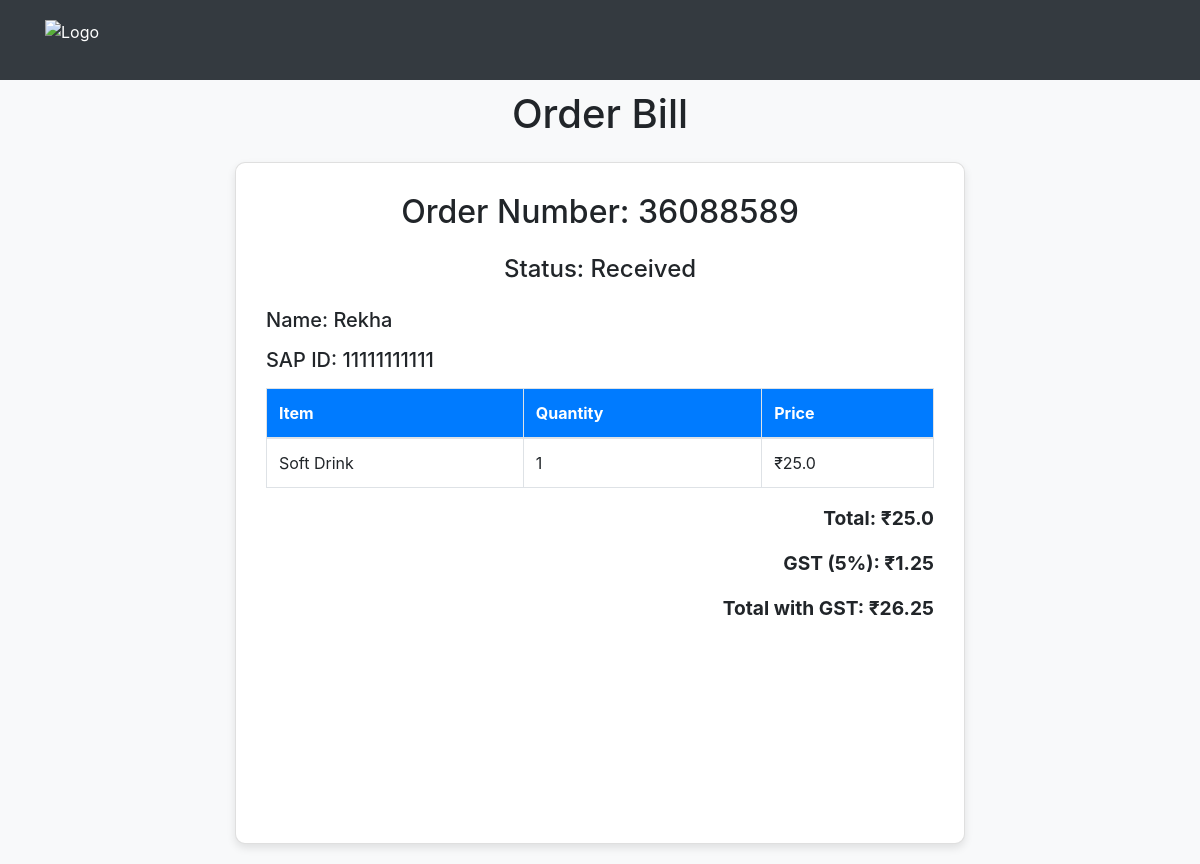
/bill/36088589, run on the app's committed database.
### tables this page shows
CREATE TABLE orders (
            order_number INTEGER PRIMARY KEY,
            name TEXT NOT NULL,
            items TEXT NOT NULL,
            total_cost REAL NOT NULL,
            gst_amount REAL NOT NULL,
            total_cost_with_gst REAL NOT NULL,
            timestamp TEXT NOT NULL,
            status INTEGER NOT NULL DEFAULT 0,
            sap_id TEXT NOT NULL,
            razorpay_order_id TEXT,
            payment_status TEXT DEFAULT 'Pending',
            delivery_floor TEXT
        );

CREATE TABLE items (
            item_name TEXT PRIMARY KEY,
            item_price REAL NOT NULL
        );

### app.py (the view)
@app.route('/bill/<int:order_number>')
def show_bill(order_number):
    order = get_order_details(order_number)
    if order:
        return render_template('bill.html', **order, getStatus=getStatus)
    else:
        return "Order not found", 404

### functions.py (called while the page is built)
def getStatus(code):
    code = int(code)
    status = ""
    if code == 0:
        status = "Ongoing"
    elif code == 1:
        status = "Received"
    elif code == 2:
        status = "Received"
    else:
        status = "NA"
    return status

### templates/bill.html (shortened to what this page needs)
<!DOCTYPE html>
<html lang="en">
<head>
    <link href="https://stackpath.bootstrapcdn.com/bootstrap/4.5.2/css/bootstrap.min.css" rel="stylesheet">
    <link rel="stylesheet" href="{{ url_for('static', filename='style.css') }}">
</head>
<body>
    <header class="header d-flex align-items-center">
        <div class="container d-flex">
            <img src="/static/logo.png" alt="Logo">
        </div>
    </header>
    <div class="container">
        <div class="row justify-content-center">
            <div class="col-md-8">
                <h1 class="text-center mb-4">Order Bill</h1>
                <div class="card">
                    <div class="card-body">
                        <h2 class="text-center mb-4">Order Number: {{ order_number }}</h2>
                        <h4 class="text-center mb-4">Status: {{ getStatus(status) }}</h4>
                        <table class="table table-bordered">
                            <thead>
                                <tr>
                                    <th scope="col">Item</th>
                                    <th scope="col">Quantity</th>
                                    <th scope="col">Price</th>
                                </tr>
                            </thead>
                            <div class="h5">
                                <p>Name: {{ name }}</p>
                                <p>SAP ID: {{ sap_id }}</p>
                            </div>
                            <tbody>
                                {% for item, quantity in items %}
                                <tr>
                                    <td>{{ item }}</td>
                                    <td>{{ quantity }}</td>
                                    <td>₹{{ (menu[item] * int(quantity))|round(2) }}</td>
                                </tr>
                                {% endfor %}
                            </tbody>
                        </table>
                        <div class="total text-right">
                            <p>Total: ₹{{ total_cost }}</p>
                            <p>GST (5%): ₹{{ gst_amount|round(2) }}</p>
                            <p>Total with GST: ₹{{ total_cost_with_gst|round(2) }}</p>
                        </div>
                    </div><div class="text-center mt-4"> <svg id="barcode"></svg> </div>
                </div>
            </div>
        </div>
    </div>
</body>
</html>

### static/style.css (style rules this page uses)
body { background-color: #f8f9fa; }
.header { background-color: #343a40; color: white; padding: 10px 0; }
.header img { height: 50px; margin-right: 20px; }
.container { margin-top: 10px; }
.card { border-radius: 10px; box-shadow: 0 4px 8px rgba(0, 0, 0, 0.1); margin-bottom: 20px; }
.card-body { padding: 30px; }
.table th, .table td { vertical-align: middle; }
.table thead th { background-color: #007bff; color: #ffffff; }
.total { font-size: 1.2em; font-weight: bold; }
h1 { margin-bottom: 20px; }

### data on the page
orders: order_number "36088589", name "Rekha", sap "11111111111", total_cost "25.0", gst_amount "1.25", total_cost_with_gst "26.25"
items: item_name "Soft Drink", quantity "1", (menu[item]*int(quantity))|round(2) "25.0"

### other printed values
{{ getStatus(status) }} "Received"
